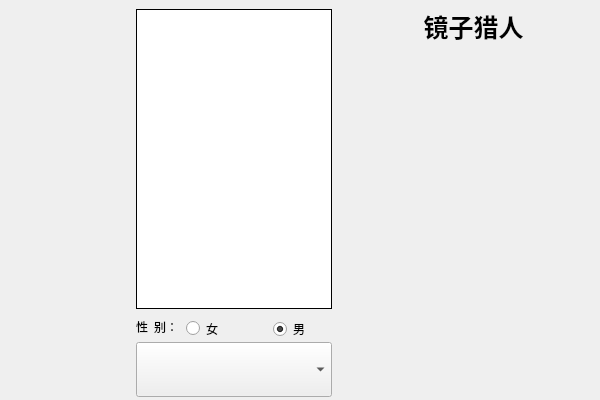
<?xml version="1.0" encoding="UTF-8"?>
<ui version="4.0">
 <class>CharacterCreator_CareerBeliefPage</class>
 <widget class="QWizardPage" name="CharacterCreator_CareerBeliefPage">
  <property name="geometry">
   <rect>
    <x>0</x>
    <y>0</y>
    <width>600</width>
    <height>400</height>
   </rect>
  </property>
  <property name="minimumSize">
   <size>
    <width>600</width>
    <height>400</height>
   </size>
  </property>
  <property name="maximumSize">
   <size>
    <width>600</width>
    <height>400</height>
   </size>
  </property>
  <property name="windowTitle">
   <string>WizardPage</string>
  </property>
  <widget class="QLabel" name="lblCharacterDetail">
   <property name="geometry">
    <rect>
     <x>348</x>
     <y>57</y>
     <width>244</width>
     <height>337</height>
    </rect>
   </property>
   <property name="text">
    <string/>
   </property>
   <property name="textFormat">
    <enum>Qt::RichText</enum>
   </property>
   <property name="alignment">
    <set>Qt::AlignLeading|Qt::AlignLeft|Qt::AlignTop</set>
   </property>
   <property name="wordWrap">
    <bool>true</bool>
   </property>
  </widget>
  <widget class="QLabel" name="lblCharacterName">
   <property name="geometry">
    <rect>
     <x>408</x>
     <y>6</y>
     <width>131</width>
     <height>41</height>
    </rect>
   </property>
   <property name="font">
    <font>
     <family>微软雅黑</family>
     <pointsize>19</pointsize>
     <weight>75</weight>
     <bold>true</bold>
    </font>
   </property>
   <property name="text">
    <string>镜子猎人</string>
   </property>
   <property name="textFormat">
    <enum>Qt::RichText</enum>
   </property>
   <property name="alignment">
    <set>Qt::AlignCenter</set>
   </property>
  </widget>
  <widget class="QComboBox" name="cmbAvatarList">
   <property name="geometry">
    <rect>
     <x>136</x>
     <y>342</y>
     <width>196</width>
     <height>55</height>
    </rect>
   </property>
   <property name="iconSize">
    <size>
     <width>48</width>
     <height>48</height>
    </size>
   </property>
  </widget>
  <widget class="QGraphicsView" name="graphicsCG">
   <property name="geometry">
    <rect>
     <x>136</x>
     <y>9</y>
     <width>196</width>
     <height>300</height>
    </rect>
   </property>
   <property name="maximumSize">
    <size>
     <width>196</width>
     <height>300</height>
    </size>
   </property>
   <property name="toolTip">
    <string>&lt;html&gt;&lt;head/&gt;&lt;body&gt;&lt;p&gt;Gravatar是Globally Recognized Avatar的缩写，是gravatar推出的一项服务，意为“全球通用头像”。如果在Gravatar的服务器上放置了你自己的头像，只要提供与之关联的email地址，coeus便可以通过该email获取到你的个性头像，并且呈现给其它在线玩家。&lt;/p&gt;&lt;p&gt;访问：&lt;a href=&quot;http://cn.gravatar.com/&quot;&gt;&lt;span style=&quot; text-decoration: underline; color:#0000ff;&quot;&gt;http://cn.gravatar.com/&lt;/span&gt;&lt;/a&gt;&lt;/p&gt;&lt;/body&gt;&lt;/html&gt;</string>
   </property>
   <property name="whatsThis">
    <string>&lt;html&gt;&lt;head/&gt;&lt;body&gt;&lt;p&gt;Gravatar是Globally Recognized Avatar的缩写，是gravatar推出的一项服务，意为“全球通用头像”。如果在Gravatar的服务器上放置了你自己的头像，只要提供与之关联的email地址，coeus便可以通过该email获取到你的个性头像，并且呈现给其它在线玩家。&lt;/p&gt;&lt;p&gt;访问：&lt;a href=&quot;http://cn.gravatar.com/&quot;&gt;&lt;span style=&quot; text-decoration: underline; color:#0000ff;&quot;&gt;http://cn.gravatar.com/&lt;/span&gt;&lt;/a&gt;&lt;/p&gt;&lt;/body&gt;&lt;/html&gt;</string>
   </property>
   <property name="styleSheet">
    <string notr="true">border-color: rgb(85, 170, 255);</string>
   </property>
   <property name="frameShape">
    <enum>QFrame::Box</enum>
   </property>
   <property name="frameShadow">
    <enum>QFrame::Plain</enum>
   </property>
   <property name="lineWidth">
    <number>1</number>
   </property>
   <property name="midLineWidth">
    <number>1</number>
   </property>
   <property name="verticalScrollBarPolicy">
    <enum>Qt::ScrollBarAlwaysOff</enum>
   </property>
   <property name="horizontalScrollBarPolicy">
    <enum>Qt::ScrollBarAlwaysOff</enum>
   </property>
   <property name="interactive">
    <bool>false</bool>
   </property>
   <property name="resizeAnchor">
    <enum>QGraphicsView::AnchorViewCenter</enum>
   </property>
  </widget>
  <widget class="QRadioButton" name="optMale">
   <property name="geometry">
    <rect>
     <x>273</x>
     <y>318</y>
     <width>55</width>
     <height>22</height>
    </rect>
   </property>
   <property name="font">
    <font>
     <family>微软雅黑</family>
    </font>
   </property>
   <property name="text">
    <string>男</string>
   </property>
   <property name="icon">
    <iconset>
     <normaloff>../../../bin/client/images/male.png</normaloff>../../../bin/client/images/male.png</iconset>
   </property>
   <property name="iconSize">
    <size>
     <width>16</width>
     <height>18</height>
    </size>
   </property>
   <property name="checked">
    <bool>true</bool>
   </property>
  </widget>
  <widget class="QLabel" name="label">
   <property name="geometry">
    <rect>
     <x>136</x>
     <y>318</y>
     <width>44</width>
     <height>17</height>
    </rect>
   </property>
   <property name="font">
    <font>
     <family>微软雅黑</family>
    </font>
   </property>
   <property name="text">
    <string>性  别：</string>
   </property>
  </widget>
  <widget class="QRadioButton" name="optFemale">
   <property name="geometry">
    <rect>
     <x>186</x>
     <y>318</y>
     <width>55</width>
     <height>21</height>
    </rect>
   </property>
   <property name="font">
    <font>
     <family>微软雅黑</family>
    </font>
   </property>
   <property name="text">
    <string>女</string>
   </property>
   <property name="icon">
    <iconset>
     <normaloff>../../../bin/client/images/female.png</normaloff>../../../bin/client/images/female.png</iconset>
   </property>
   <property name="iconSize">
    <size>
     <width>16</width>
     <height>15</height>
    </size>
   </property>
   <property name="checked">
    <bool>false</bool>
   </property>
  </widget>
 </widget>
 <resources/>
 <connections/>
</ui>
